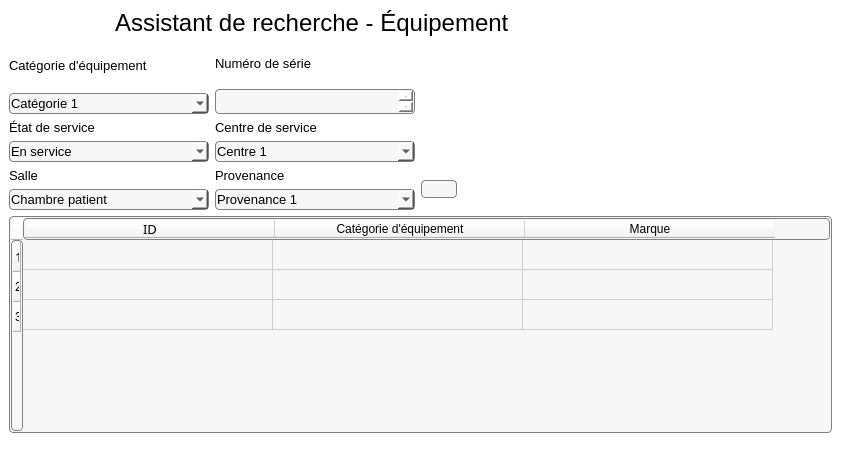
<?xml version="1.0" encoding="UTF-8"?>
<ui version="4.0">
 <class>MainWindow</class>
 <widget class="QMainWindow" name="MainWindow">
  <property name="geometry">
   <rect>
    <x>0</x>
    <y>0</y>
    <width>841</width>
    <height>464</height>
   </rect>
  </property>
  <property name="windowTitle">
   <string>MainWindow</string>
  </property>
  <property name="styleSheet">
   <string notr="true">
background: white;
</string>
  </property>
  <property name="iconSize">
   <size>
    <width>100</width>
    <height>100</height>
   </size>
  </property>
  <widget class="QWidget" name="centralwidget">
   <layout class="QGridLayout" name="gridLayout_2">
    <item row="0" column="0" colspan="3">
     <layout class="QGridLayout" name="gridLayout">
      <item row="0" column="1" alignment="Qt::AlignLeft">
       <widget class="QLabel" name="labelTitre">
        <property name="minimumSize">
         <size>
          <width>400</width>
          <height>0</height>
         </size>
        </property>
        <property name="maximumSize">
         <size>
          <width>340</width>
          <height>16777215</height>
         </size>
        </property>
        <property name="font">
         <font>
          <family>MS Shell Dlg 2</family>
          <pointsize>18</pointsize>
         </font>
        </property>
        <property name="text">
         <string>Assistant de recherche - Équipement</string>
        </property>
       </widget>
      </item>
      <item row="0" column="0">
       <widget class="QLabel" name="label">
        <property name="maximumSize">
         <size>
          <width>100</width>
          <height>16777215</height>
         </size>
        </property>
        <property name="text">
         <string/>
        </property>
        <property name="pixmap">
         <pixmap>../Images/magnifier.png</pixmap>
        </property>
       </widget>
      </item>
     </layout>
    </item>
    <item row="1" column="0">
     <layout class="QVBoxLayout" name="verticalLayout_5">
      <item>
       <widget class="QLabel" name="labelCategorieEquipement">
        <property name="font">
         <font>
          <family>MS Shell Dlg 2</family>
          <pointsize>10</pointsize>
         </font>
        </property>
        <property name="text">
         <string>Catégorie d'équipement</string>
        </property>
       </widget>
      </item>
      <item>
       <widget class="QComboBox" name="comboBoxCategorieEquipement">
        <property name="minimumSize">
         <size>
          <width>200</width>
          <height>0</height>
         </size>
        </property>
        <property name="maximumSize">
         <size>
          <width>200</width>
          <height>16777215</height>
         </size>
        </property>
        <property name="font">
         <font>
          <family>MS Shell Dlg 2</family>
          <pointsize>10</pointsize>
         </font>
        </property>
        <property name="styleSheet">
         <string notr="true">padding: 1px;
border-style: solid;
border: 1px solid gray;
border-radius: 4px;
background:rgb(247, 247, 247)</string>
        </property>
        <item>
         <property name="text">
          <string>Catégorie 1</string>
         </property>
        </item>
        <item>
         <property name="text">
          <string>Catégorie 2</string>
         </property>
        </item>
        <item>
         <property name="text">
          <string>Catégorie 3</string>
         </property>
        </item>
       </widget>
      </item>
     </layout>
    </item>
    <item row="1" column="1">
     <layout class="QVBoxLayout" name="verticalLayout_6">
      <item>
       <widget class="QLabel" name="labelNumeroSerie">
        <property name="maximumSize">
         <size>
          <width>16777215</width>
          <height>40</height>
         </size>
        </property>
        <property name="font">
         <font>
          <family>MS Shell Dlg 2</family>
          <pointsize>10</pointsize>
         </font>
        </property>
        <property name="text">
         <string>Numéro de série</string>
        </property>
       </widget>
      </item>
      <item>
       <widget class="QTextEdit" name="textEditNumeroSerie">
        <property name="maximumSize">
         <size>
          <width>200</width>
          <height>25</height>
         </size>
        </property>
        <property name="font">
         <font>
          <family>MS Shell Dlg 2</family>
          <pointsize>10</pointsize>
         </font>
        </property>
        <property name="styleSheet">
         <string notr="true">padding: 1px;
border-style: solid;
border: 1px solid gray;
border-radius: 4px;
background:rgb(247, 247, 247)</string>
        </property>
       </widget>
      </item>
     </layout>
    </item>
    <item row="2" column="0">
     <layout class="QVBoxLayout" name="verticalLayout">
      <item>
       <widget class="QLabel" name="labelEtatService">
        <property name="font">
         <font>
          <family>MS Sans Serif</family>
          <pointsize>10</pointsize>
         </font>
        </property>
        <property name="text">
         <string>État de service</string>
        </property>
       </widget>
      </item>
      <item>
       <widget class="QComboBox" name="comboBoxEtatService">
        <property name="minimumSize">
         <size>
          <width>200</width>
          <height>0</height>
         </size>
        </property>
        <property name="maximumSize">
         <size>
          <width>200</width>
          <height>16777215</height>
         </size>
        </property>
        <property name="font">
         <font>
          <family>MS Shell Dlg 2</family>
          <pointsize>10</pointsize>
         </font>
        </property>
        <property name="styleSheet">
         <string notr="true">padding: 1px;
border-style: solid;
border: 1px solid gray;
border-radius: 4px;
background:rgb(247, 247, 247)</string>
        </property>
        <item>
         <property name="text">
          <string>En service</string>
         </property>
        </item>
        <item>
         <property name="text">
          <string>En maintenance</string>
         </property>
        </item>
        <item>
         <property name="text">
          <string>Au rebus</string>
         </property>
        </item>
       </widget>
      </item>
     </layout>
    </item>
    <item row="2" column="1">
     <layout class="QVBoxLayout" name="verticalLayout_2">
      <item>
       <widget class="QLabel" name="labelCentreService">
        <property name="maximumSize">
         <size>
          <width>16777215</width>
          <height>40</height>
         </size>
        </property>
        <property name="font">
         <font>
          <family>MS Shell Dlg 2</family>
          <pointsize>10</pointsize>
         </font>
        </property>
        <property name="text">
         <string>Centre de service</string>
        </property>
       </widget>
      </item>
      <item>
       <widget class="QComboBox" name="comboBoxCentreService">
        <property name="maximumSize">
         <size>
          <width>200</width>
          <height>16777215</height>
         </size>
        </property>
        <property name="font">
         <font>
          <family>MS Shell Dlg 2</family>
          <pointsize>10</pointsize>
         </font>
        </property>
        <property name="styleSheet">
         <string notr="true">padding: 1px;
border-style: solid;
border: 1px solid gray;
border-radius: 4px;
background:rgb(247, 247, 247)</string>
        </property>
        <item>
         <property name="text">
          <string>Centre 1</string>
         </property>
        </item>
        <item>
         <property name="text">
          <string>Centre 2</string>
         </property>
        </item>
        <item>
         <property name="text">
          <string>Centre 3</string>
         </property>
        </item>
       </widget>
      </item>
     </layout>
    </item>
    <item row="3" column="0">
     <layout class="QVBoxLayout" name="verticalLayout_3">
      <item>
       <widget class="QLabel" name="labelSalle">
        <property name="font">
         <font>
          <family>MS Shell Dlg 2</family>
          <pointsize>10</pointsize>
         </font>
        </property>
        <property name="text">
         <string>Salle</string>
        </property>
       </widget>
      </item>
      <item>
       <widget class="QComboBox" name="comboBoxSalle">
        <property name="minimumSize">
         <size>
          <width>200</width>
          <height>0</height>
         </size>
        </property>
        <property name="maximumSize">
         <size>
          <width>200</width>
          <height>16777215</height>
         </size>
        </property>
        <property name="font">
         <font>
          <family>MS Shell Dlg 2</family>
          <pointsize>10</pointsize>
         </font>
        </property>
        <property name="styleSheet">
         <string notr="true">padding: 1px;
border-style: solid;
border: 1px solid gray;
border-radius: 4px;
background:rgb(247, 247, 247)</string>
        </property>
        <item>
         <property name="text">
          <string>Chambre patient</string>
         </property>
        </item>
        <item>
         <property name="text">
          <string>Salle d'opération</string>
         </property>
        </item>
        <item>
         <property name="text">
          <string>Salle de réunion</string>
         </property>
        </item>
       </widget>
      </item>
     </layout>
    </item>
    <item row="3" column="1">
     <layout class="QVBoxLayout" name="verticalLayout_4">
      <item>
       <widget class="QLabel" name="labelProvenance">
        <property name="maximumSize">
         <size>
          <width>16777215</width>
          <height>40</height>
         </size>
        </property>
        <property name="font">
         <font>
          <family>MS Shell Dlg 2</family>
          <pointsize>10</pointsize>
         </font>
        </property>
        <property name="text">
         <string>Provenance</string>
        </property>
       </widget>
      </item>
      <item>
       <widget class="QComboBox" name="comboBoxProvenance">
        <property name="maximumSize">
         <size>
          <width>200</width>
          <height>16777215</height>
         </size>
        </property>
        <property name="font">
         <font>
          <family>MS Shell Dlg 2</family>
          <pointsize>10</pointsize>
         </font>
        </property>
        <property name="styleSheet">
         <string notr="true">padding: 1px;
border-style: solid;
border: 1px solid gray;
border-radius: 4px;
background:rgb(247, 247, 247)</string>
        </property>
        <item>
         <property name="text">
          <string>Provenance 1</string>
         </property>
        </item>
        <item>
         <property name="text">
          <string>Provenance 2</string>
         </property>
        </item>
        <item>
         <property name="text">
          <string>Provenance 3</string>
         </property>
        </item>
       </widget>
      </item>
     </layout>
    </item>
    <item row="3" column="2">
     <layout class="QHBoxLayout" name="horizontalLayout">
      <item>
       <widget class="QPushButton" name="boutonActualiser">
        <property name="styleSheet">
         <string notr="true">padding: 1px;
border-style: solid;
border: 1px solid gray;
border-radius: 4px;
background:rgb(247, 247, 247)</string>
        </property>
        <property name="text">
         <string/>
        </property>
        <property name="icon">
         <iconset>
          <normaloff>../Images/refresh-button-2.png</normaloff>../Images/refresh-button-2.png</iconset>
        </property>
        <property name="iconSize">
         <size>
          <width>50</width>
          <height>50</height>
         </size>
        </property>
       </widget>
      </item>
      <item>
       <spacer name="horizontalSpacer_2">
        <property name="orientation">
         <enum>Qt::Horizontal</enum>
        </property>
        <property name="sizeHint" stdset="0">
         <size>
          <width>40</width>
          <height>20</height>
         </size>
        </property>
       </spacer>
      </item>
     </layout>
    </item>
    <item row="4" column="0" colspan="3">
     <layout class="QHBoxLayout" name="horizontalLayout_2">
      <item>
       <widget class="QTableWidget" name="tableResultats">
        <property name="minimumSize">
         <size>
          <width>200</width>
          <height>0</height>
         </size>
        </property>
        <property name="font">
         <font>
          <family>MS Shell Dlg 2</family>
          <pointsize>10</pointsize>
         </font>
        </property>
        <property name="styleSheet">
         <string notr="true">padding: 1px;
border-style: solid;
border: 1px solid gray;
border-radius: 4px;
background:rgb(247, 247, 247)</string>
        </property>
        <property name="lineWidth">
         <number>10</number>
        </property>
        <property name="midLineWidth">
         <number>9</number>
        </property>
        <attribute name="horizontalHeaderDefaultSectionSize">
         <number>250</number>
        </attribute>
        <attribute name="horizontalHeaderMinimumSectionSize">
         <number>20</number>
        </attribute>
        <attribute name="verticalHeaderDefaultSectionSize">
         <number>30</number>
        </attribute>
        <attribute name="verticalHeaderMinimumSectionSize">
         <number>20</number>
        </attribute>
        <attribute name="verticalHeaderShowSortIndicator" stdset="0">
         <bool>false</bool>
        </attribute>
        <attribute name="verticalHeaderStretchLastSection">
         <bool>false</bool>
        </attribute>
        <row>
         <property name="text">
          <string>1</string>
         </property>
         <property name="font">
          <font>
           <family>MS Reference Sans Serif</family>
           <pointsize>10</pointsize>
          </font>
         </property>
        </row>
        <row>
         <property name="text">
          <string>2</string>
         </property>
        </row>
        <row>
         <property name="text">
          <string>3</string>
         </property>
        </row>
        <column>
         <property name="text">
          <string>ID</string>
         </property>
         <property name="font">
          <font>
           <family>MS Reference Sans Serif</family>
           <pointsize>10</pointsize>
          </font>
         </property>
        </column>
        <column>
         <property name="text">
          <string>Catégorie d'équipement</string>
         </property>
        </column>
        <column>
         <property name="text">
          <string>Marque</string>
         </property>
        </column>
       </widget>
      </item>
     </layout>
    </item>
   </layout>
  </widget>
  <widget class="QMenuBar" name="menubar">
   <property name="geometry">
    <rect>
     <x>0</x>
     <y>0</y>
     <width>841</width>
     <height>21</height>
    </rect>
   </property>
  </widget>
  <widget class="QStatusBar" name="statusbar"/>
 </widget>
 <resources/>
 <connections/>
</ui>
